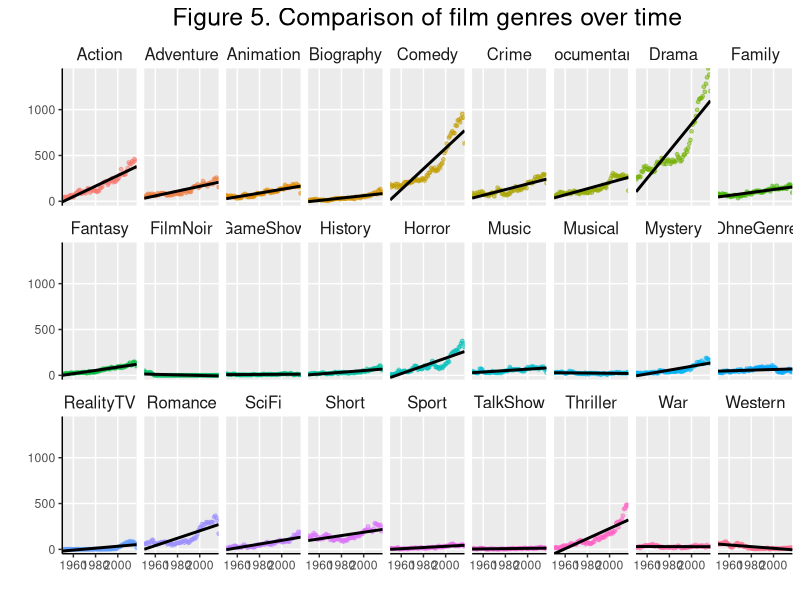

The R source for this figure:
genres=read.csv("Exercise02.Bonus.FilmgenresSwitched.csv")

library(ggplot2)
library(RColorBrewer)


library(tidyverse)
getPalette = colorRampPalette(brewer.pal(9, "Set1"))


# group Data
genres %>% 
  mutate(Year = as.Date(paste0(Year, "-01-01"))) %>%
  gather(Genre, value, Comedy:OhneGenre) %>%
  
# Reihung
#  fac=factor(fac, levels=as.character(c(1, 10, 2, 20, 3, 30, 4, 40) ) )
  
# plot
  ggplot(aes(x=Year, y=value, color=Genre))+ 
  geom_point(alpha=0.5, size=1)+
  geom_smooth(method = "lm", se=FALSE, color="black", formula = y ~ x)+
  facet_wrap(~Genre, ncol=9, nrow=3)+
  scale_fill_manual(values = getPalette(27))+
  
  
# legend
scale_y_continuous( expand = c(0,0))+
scale_x_date(expand = c(0,0))+
theme(strip.background = element_rect(fill = alpha("white")))+
theme(axis.ticks = element_line(), legend.position = "none")+
theme(strip.text.x = element_text(size=12))+
theme(panel.border = element_blank(), panel.grid.minor = element_blank(), axis.line = element_line(colour = "black"))+
theme(plot.title = element_text(hjust = 0.5, size=18))+
  labs(
  x = "",
  y = "",
  title = "Figure 5. Comparison of film genres over time")
